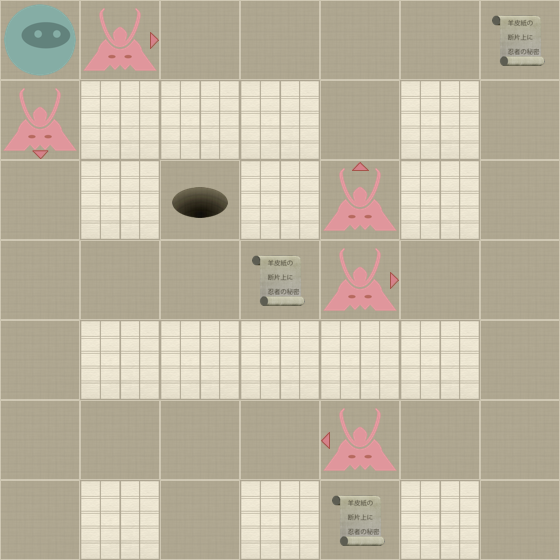

The image is a tile-based game level rendered from a .tmx file. Its description and source (layers, tilesets, objects; grid data summarised) follow:
An orthogonal 7x7 tile map with 80x80 px tiles, 2 tile layers (Level, Actors).

<map version="1.0" orientation="orthogonal" width="7" height="7" tilewidth="80" tileheight="80">
 <properties>
  <property name="moves" value="12" />
 </properties>
 <tileset firstgid="1" name="tiles" tilewidth="80" tileheight="80" spacing="2" margin="2">
  <image source="tiles-hd.png" width="512" height="512" />
  <tile id="0">
   <properties>
    <property name="actor" value="exit" />
   </properties>
  </tile>
  <tile id="2">
   <properties>
    <property name="actor" value="guard" />
    <property name="direction" value="down" />
   </properties>
  </tile>
  <tile id="3">
   <properties>
    <property name="actor" value="guard" />
    <property name="direction" value="left" />
   </properties>
  </tile>
  <tile id="4">
   <properties>
    <property name="actor" value="guard" />
    <property name="direction" value="right" />
   </properties>
  </tile>
  <tile id="5">
   <properties>
    <property name="actor" value="guard" />
    <property name="direction" value="up" />
   </properties>
  </tile>
  <tile id="7">
   <properties>
    <property name="actor" value="player" />
   </properties>
  </tile>
  <tile id="8">
   <properties>
    <property name="actor" value="scroll" />
   </properties>
  </tile>
  <tile id="9">
   <properties>
    <property name="wall" value="1" />
   </properties>
  </tile>
 </tileset>
 <layer name="Level" width="7" height="7">
  <data>[49 cells, 49 non-empty, 2 distinct tile ids]</data>
 </layer>
 <layer name="Actors" width="7" height="7">
  <data>[49 cells, 10 non-empty, 7 distinct tile ids]</data>
 </layer>
</map>
